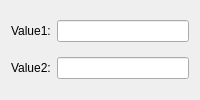
<?xml version="1.0" encoding="UTF-8"?>
<ui version="4.0">
 <class>MainWidget</class>
 <widget class="QWidget" name="MainWidget">
  <property name="windowTitle">
   <string notr="true">Monitor</string>
  </property>
  <layout class="QVBoxLayout" name="verticalLayout">
   <item>
    <layout class="QHBoxLayout" name="horizontalLayout">
     <item>
      <widget class="QLabel" name="label">
       <property name="text">
        <string>Value1:</string>
       </property>
      </widget>
     </item>
     <item>
      <widget class="QLineEdit" name="lineEditValue1"/>
     </item>
    </layout>
   </item>
   <item>
    <layout class="QHBoxLayout" name="horizontalLayout_2">
     <item>
      <widget class="QLabel" name="label_2">
       <property name="text">
        <string>Value2:</string>
       </property>
      </widget>
     </item>
     <item>
      <widget class="QLineEdit" name="lineEditValue2"/>
     </item>
    </layout>
   </item>
  </layout>
 </widget>
 <resources/>
 <connections/>
</ui>
